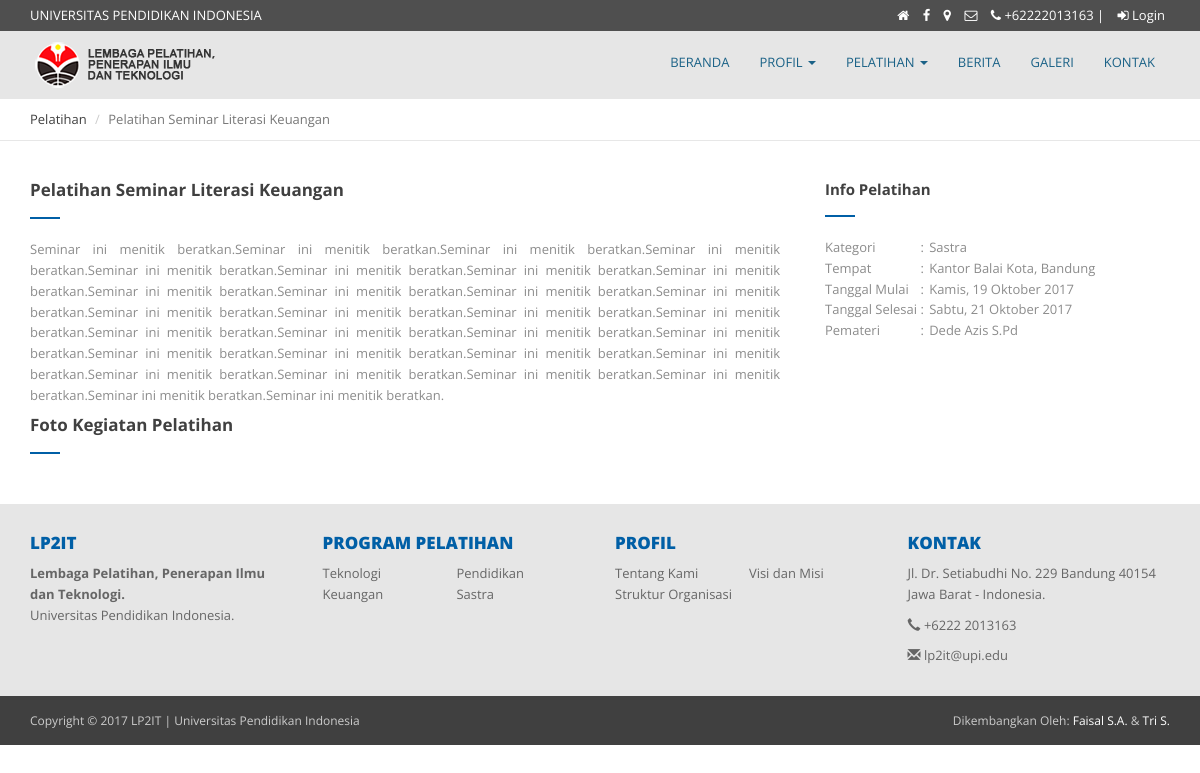
Page /Pelatihan/view/1 on the earlier database version.
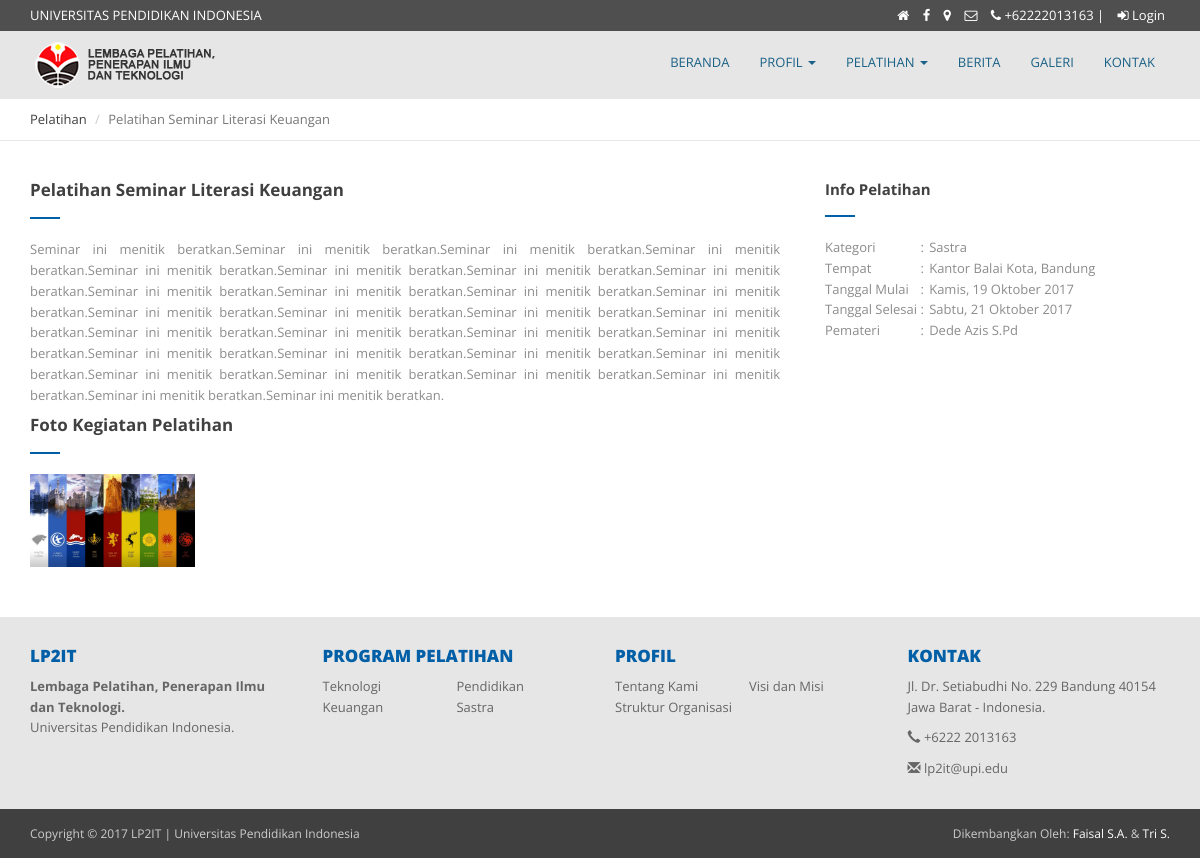
Same page on the later database version.
### tables this page shows
CREATE TABLE `tb_pelatihan` (
  `id` int(11) NOT NULL,
  `nama` varchar(255) NOT NULL,
  `kategori` varchar(255) NOT NULL,
  `tempat` varchar(255) NOT NULL,
  `pemateri` varchar(255) NOT NULL,
  `start` date NOT NULL,
  `end` date NOT NULL,
  `path` varchar(255) NOT NULL,
  `stats` tinyint(1) NOT NULL DEFAULT '0',
  `keterangan` text NOT NULL
);

CREATE TABLE `tb_galeri` (
  `id` int(11) NOT NULL,
  `idp` int(11) NOT NULL,
  `filename` varchar(255) NOT NULL,
  `tag` text
);

### application/controllers/Pelatihan.php (called while the page is built, shortened)
<?php
class Pelatihan extends CI_Controller {
	public function tanggal_indo($tanggal, $cetak_hari = false){
		$hari = array ( 1 =>    'Senin',
					'Selasa',
					'Rabu',
					'Kamis',
					'Jumat',
					'Sabtu',
					'Minggu'
				);
		$bulan = array (1 =>   'Januari',
					'Februari',
					'Maret',
					'April',
					'Mei',
					'Juni',
					'Juli',
					'Agustus',
					'September',
					'Oktober',
					'November',
					'Desember'
				);
		$split 	  = explode('-', $tanggal);
		$tgl_indo = $split[2] . ' ' . $bulan[ (int)$split[1] ] . ' ' . $split[0];
		if ($cetak_hari) {
			$num = date('N', strtotime($tanggal));
			return $hari[$num] . ', ' . $tgl_indo;
		}
		return $tgl_indo;
	}
	public function view($id){
		$data['allp'] = $this->ModelPelatihan->selectAll(6)->result_array();
		$data['training'] = $this->ModelPelatihan->selectById($id)->row_array();
		$data['training']['start'] = $this->tanggal_indo($data['training']['start'],true);
		$data['training']['end'] = $this->tanggal_indo($data['training']['end'],true);
		$data['foto'] = $this->ModelGaleri->selectJoin("tb_pelatihan","tb_galeri.idp","tb_pelatihan.id",$id,4)->result_array();
		$this->load->view('templates/header',$data);
		$this->load->view('pelatihan',$data);
		$this->load->view('templates/footer',$data);
	}
}

### index.php (called while the page is built, shortened)
<?php
require_once BASEPATH.'core/CodeIgniter.php';

### application/models/ModelPelatihan.php (called while the page is built, shortened)
<?php
class ModelPelatihan extends CI_Model {
	public $tableName;
	public function __construct(){
		$this->tableName = "tb_pelatihan";
	}
	public function selectAll($from=0,$offset=0){
		$this->db->select('*');
		$this->db->from($this->tableName);
		$this->db->order_by('id','DESC');
		$this->db->limit($from,$offset);
		return $this->db->get();
	}
	public function selectById($id){
		$this->db->select('*');
		$this->db->from($this->tableName);
		$this->db->where('id',$id);
		return $this->db->get();
	}
}

### application/models/ModelGaleri.php (called while the page is built, shortened)
<?php
class ModelGaleri extends CI_Model {
	public $tableName;
	public function __construct(){
		$this->tableName = "tb_galeri";
	}
	public function SelectJoin($table2,$cond1,$cond2,$id=NULL){
		$this->db->select('*');
		$this->db->from($this->tableName);
		$this->db->join($table2,$cond1." = ".$cond2);
		if($id != NULL){
			$this->db->where($cond1,$id);
		}
		$this->db->order_by($cond1,'ASC');
		return $this->db->get();
	}
}

### application/views/pelatihan.php (the view, shortened to what the changed rows need)
<div class="bread_area">
    <div class="container">
        <div class="row">
            <div class="col-sm-12">
                <ol class="breadcrumb">
                    <li><a href="#">Pelatihan</a></li>
                    <li class="active"><?php echo "Pelatihan ".$training['nama']; ?></li>
                </ol>
            </div>
        </div>
    </div>
</div>
<main class="site-main page-main">
    <div class="container">
        <div class="row">
            <section class="page col-sm-8">
                <h2 class="page-title"><?php echo "Pelatihan ".$training['nama']; ?></h2>
                <div class="entry text-justify">
                    <?php echo $training['keterangan']; ?>
                </div>
            </section>
            <aside class="sidebar col-sm-4">
                <div class="widget">
                    <table style="margin-left: 15px;">
                        <tr  style="vertical-align: top;">
                            <td style="width: 30%;">Kategori&nbsp;</td>
                            <td>:&nbsp;</td>
                            <td><?php echo $training['kategori']; ?></td>
                        </tr>
                        <tr style="vertical-align: top;">
                            <td>Tempat&nbsp;</td>
                            <td>:&nbsp;</td>
                            <td><?php echo $training['tempat']; ?></td>
                        </tr>
                        <tr style="vertical-align: top;">
                            <td>Pemateri&nbsp;</td>
                            <td>:&nbsp;</td>
                            <td><?php echo $training['pemateri']; ?></td>
                        </tr>
                    </table>
                </div>
            </aside>
        </div>
        <div class="row">
            <div class="col-lg-8 col-md-8 contact-wthree2">
                <h2 class="category-title">Foto Kegiatan Pelatihan</h2>
                <div class="row">
                    <?php foreach($foto as $row){ ?>
                    <div class="col-md-3 col-sm-6" style="margin-bottom: 20px;">
                        <div class="text-center">
                            <a href="<?php echo base_url(); ?>uploads/peserta/<?php echo $row['filename']; ?>" class="zoom"><img src="<?php echo base_url(); ?>uploads/peserta/<?php echo $row['filename']; ?>" class="img-responsive rounded" alt="..."></a>
                        </div>
                    </div>
                    <?php } ?>
                </div>
            </div>
        </div>
    </div>
</main>

Differences in the rows shown:
no longer on this page (row unchanged): tb_pelatihan: nama "Seminar Literasi Keuangan", keterangan "Seminar ini menitik beratkan.Seminar ini menitik beratkan.Seminar ini menitik beratkan.Seminar ini menitik beratkan.Seminar ini menitik beratkan.Seminar ini menitik beratkan.Seminar ini menitik beratkan.Seminar ini menitik beratkan.Seminar ini menitik beratkan.Seminar ini menitik beratkan.Seminar ini menitik beratkan.Seminar ini menitik beratkan.Seminar ini menitik beratkan.Seminar ini menitik beratkan.Seminar ini menitik beratkan.Seminar ini menitik beratkan.Seminar ini menitik beratkan.Seminar ini menitik beratkan.Seminar ini menitik beratkan.Seminar ini menitik beratkan.Seminar ini menitik beratkan.Seminar ini menitik beratkan.Seminar ini menitik beratkan.Seminar ini menitik…", kategori "Sastra", tempat "Kantor Balai Kota, Bandung", pemateri "Dede Azis S.Pd"
added tb_galeri: filename (picture)
Other differences:
$training['nama']: (not shown) → "Seminar Literasi Keuangan"
$training['keterangan']: (not shown) → "Seminar ini menitik beratkan.Seminar ini menitik beratkan.Seminar ini menitik beratkan.Seminar ini menitik beratkan.Seminar ini menitik beratkan.Seminar ini menitik beratkan.Seminar ini menitik beratkan.Seminar ini menitik beratkan.Seminar ini menitik beratkan.Seminar ini menitik beratkan.Seminar ini menitik beratkan.Seminar ini menitik beratkan.Seminar ini menitik beratkan.Seminar ini menitik beratkan.Seminar ini menitik beratkan.Seminar ini menitik beratkan.Seminar ini menitik beratkan.Seminar ini menitik beratkan.Seminar ini menitik beratkan.Seminar ini menitik beratkan.Seminar ini menitik beratkan.Seminar ini menitik beratkan.Seminar ini menitik beratkan.Seminar ini menitik…"
$training['kategori']: (not shown) → "Sastra"
$training['tempat']: (not shown) → "Kantor Balai Kota, Bandung"
$training['pemateri']: (not shown) → "Dede Azis S.Pd"
